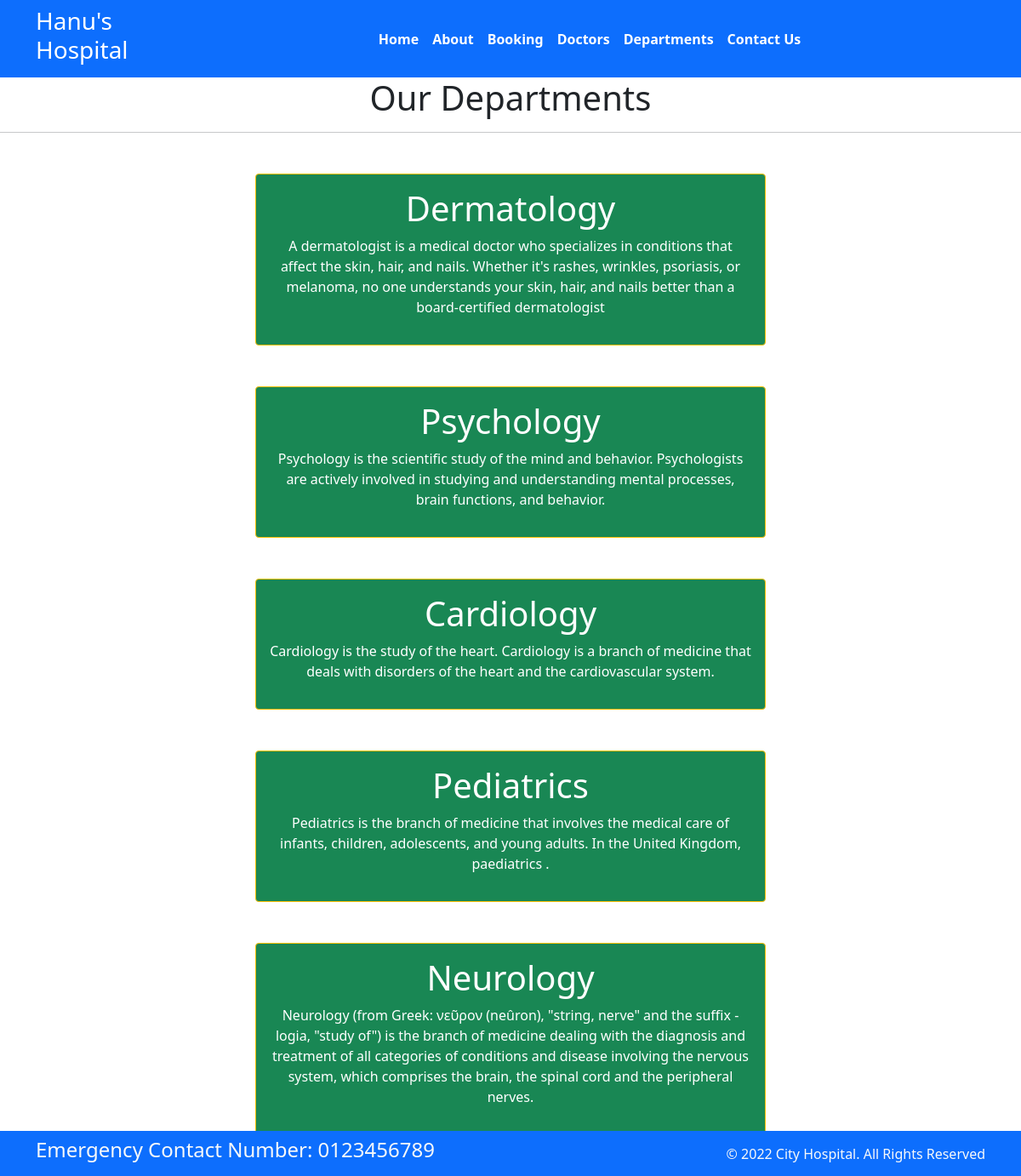
Page /department/ on the committed database.
### home/models.py (models this page shows, shortened)
class Departments(models.Model):
    dep_name= models.CharField(max_length=100)
    dep_description=models.TextField()

### home/views.py (the view)
# urls.py: path('department/', views.department,name='department'),
def department(request):
    dict_dept={
        'dept':Departments.objects.all()
    }
    return render(request,'department.html',dict_dept)

### templates/department.html (shortened to what this page needs)
{% extends 'base.html'%}
{% block content  %}
<h1 class="text-center">
    Our Departments
<hr>
{% for d in dept %}
<div class="mx-auto w-50 bg-success text-center text-white p-3 my-5 border border-warning rounded">
 <h1>{{d.dep_name}}</h1>
 <p> {{d.dep_description}}</p>
</div>
{% endfor %}
{% endblock%}

### rows in the picture
Departments: dep_name "Dermatology", dep_description "A dermatologist is a medical doctor who specializes in conditions that affect the skin, hair, and nails. Whether it's rashes, wrinkles, psoriasis, or melanoma, no one understands your skin, hair, and nails better than a board-certified dermatologist"
Departments: dep_name "Psychology", dep_description "Psychology is the scientific study of the mind and behavior. Psychologists are actively involved in studying and understanding mental processes, brain functions, and behavior."
Departments: dep_name "Cardiology", dep_description "Cardiology is the study of the heart. Cardiology is a branch of medicine that deals with disorders of the heart and the cardiovascular system."
Departments: dep_name "Pediatrics", dep_description "Pediatrics is the branch of medicine that involves the medical care of infants, children, adolescents, and young adults. In the United Kingdom, paediatrics ."
Departments: dep_name "Neurology", dep_description "Neurology (from Greek: νεῦρον (neûron), \"string, nerve\" and the suffix -logia, \"study of\") is the branch of medicine dealing with the diagnosis and treatment of all categories of conditions and disease involving the nervous system, which comprises the brain, the spinal cord and the peripheral nerves."
